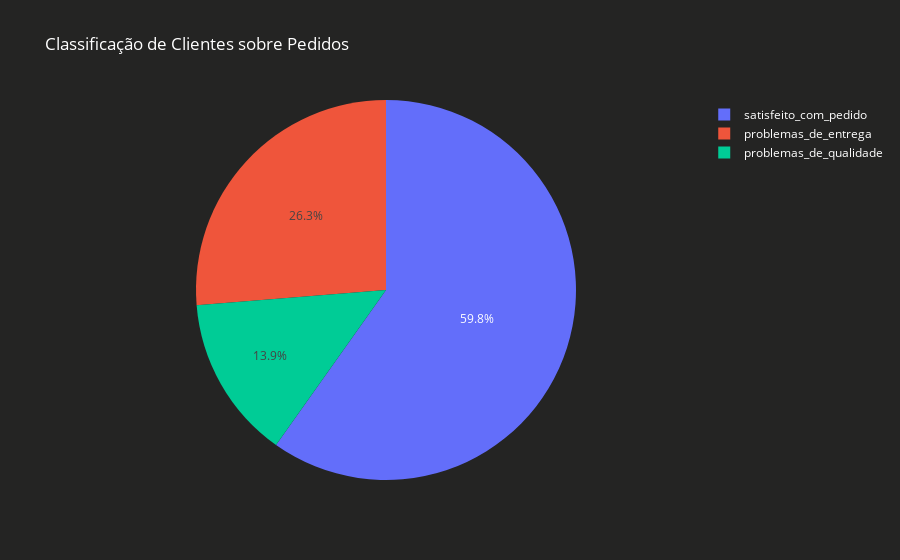

The cell this chart's notebook holds for it:
### Code cell
'''Gráfico satisfação'''
satisfação = []                                          # Criação de uma lista vazia para receber as satisfações 
coluna_satifação = 33                                    # Coluna 33 se refere as classificações dos clientes    
for linha in range (len(aux_data)):                      # For ira contar a quantidade de linhas presentes em aux_data
    satisfação.append(aux_data[linha][coluna_satifação]) # Adição a lista satifição todas as satisfações

# Filtrando quantidade de cada satisfação  
classificação_satisfação=[]                         # Criação da lista classificação satifação pra agregar as quantidades de cada tipo de satisfação       
good=bad=very_bad=0                                 # Contadores iniciados a partir do zero com o objetivo de agregar a quantidade individual da satisfação   
for linha in range (len(satisfação)):               # Laço para filtrar satisfação ("satisfeito_com_pedido","problemas_de_entrega","problemas_de_qualidade")
    if satisfação[linha]=='satisfeito_com_pedido':  # Contagem de todos as satisfações que recebem = 'satisfeito_com_pedido'
        good+=1
    if satisfação[linha]=='problemas_de_entrega':   # Contagem de todos as satisfações que recebem = 'problemas_de_entrega'   
        bad+=1
    if satisfação[linha]=='problemas_de_qualidade': # Contagem de todos as satisfações que recebem = 'problemas_de_qualidade'
        very_bad+=1
classificação_satisfação.append(good)        # Adição da contagem "good" na lista classificação 
classificação_satisfação.append(bad)         # Adição da contagem "bad" na lista classificação        
classificação_satisfação.append(very_bad)    # Adição da contagem "very_bad" na lista classificação 

#Tipos de satisfação
tipos_classificação=[]                                 # Lista para receber os tipos de classificação
for linhas in range (len(satisfação)):                 # Lendo as linhas  de satisfação para filtrar 
    if satisfação[linhas] not in tipos_classificação:  # Realizando filtragem, só será incluso na lista caso já nn esteja
        tipos_classificação.append(satisfação[linhas]) 

# Relacionando os tipos de satisfações com o a sua quantidade # Resolvendo Nan

tipos_classificação_relação=[]                       # Criando lista para esta relação
for linhas in range (len(tipos_classificação)):      # Laço que ira relacionar o quantidade de cada satisfação
    tipo=tipos_classificação[linhas]                 # Puxando os tipos de classificações   
    total=classificação_satisfação[linhas]           # Puxando as quantidades    
    tipos_classificação_relação.append([tipo,total]) # Adicionando ambos na lista tipos_classificação, relacionando-os consequentemente

# Criando gráfico

trace2 = go.Pie(labels = tipos_classificação,     # trace2 Armazena informações a respeito do gráfico, bem tipo "go.Pie"
               values = classificação_satisfação
              )

# Armazenando gráfico em uma lista

data2 = [trace2]        # Armazenando dados do trace2 em data2                          

# Criando Layout

layout = go.Layout(title='Classificação de Clientes sobre Pedidos')

# Criando figura que será exibida
fig2 = go.Figure(data=data2, layout=layout)
fig2.update_layout(plot_bgcolor="#242423")
fig2.update_layout(paper_bgcolor="#242423")
fig2.update_layout(font_color="white")                       # Cor da legenda

### Figure 1 — Plotly figure (JSON) as saved in the notebook; plotly's stock layout.template omitted (floating-point values rounded to 4 significant figures)
{"data": [{"labels": ["satisfeito_com_pedido", "problemas_de_entrega", "problemas_de_qualidade"], "type": "pie", "values": [1976, 868, 459]}], "layout": {"font": {"color": "white"}, "paper_bgcolor": "#242423", "plot_bgcolor": "#242423", "title": {"text": "Classificação de Clientes sobre Pedidos"}}}
